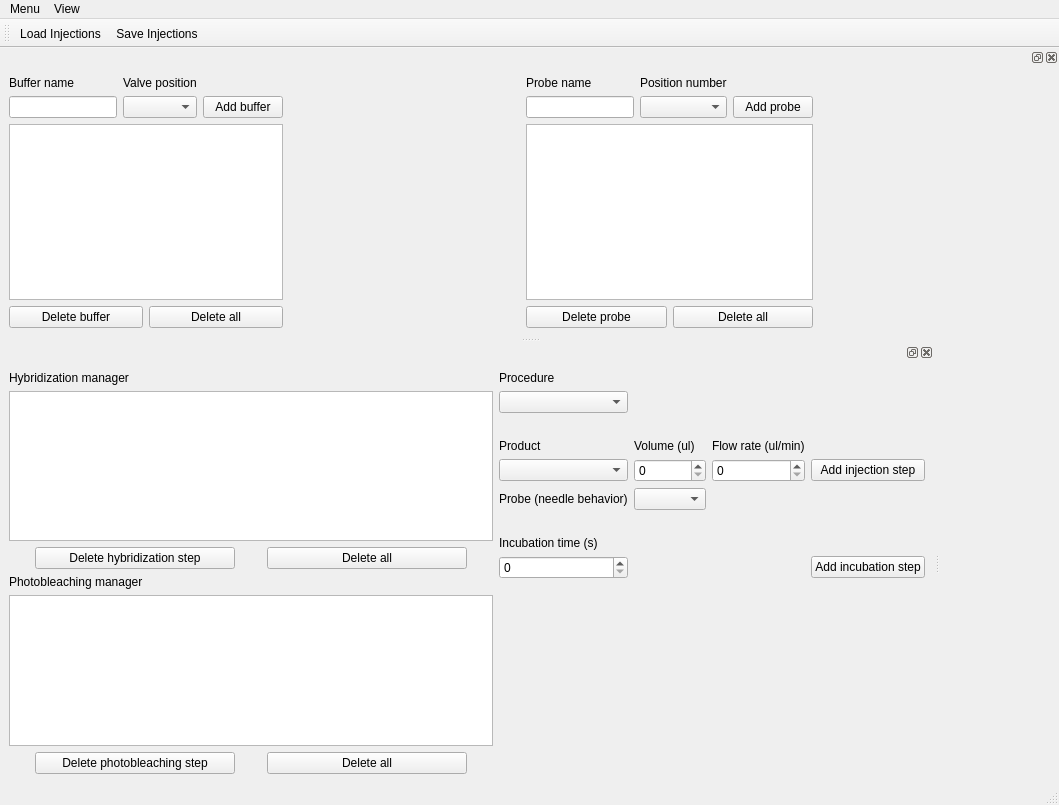
<?xml version="1.0" encoding="UTF-8"?>
<ui version="4.0">
 <class>MainWindow</class>
 <widget class="QMainWindow" name="MainWindow">
  <property name="geometry">
   <rect>
    <x>0</x>
    <y>0</y>
    <width>1059</width>
    <height>805</height>
   </rect>
  </property>
  <property name="windowTitle">
   <string>Injections</string>
  </property>
  <widget class="QWidget" name="centralwidget">
   <layout class="QHBoxLayout" name="horizontalLayout"/>
  </widget>
  <widget class="QMenuBar" name="menubar">
   <property name="geometry">
    <rect>
     <x>0</x>
     <y>0</y>
     <width>1059</width>
     <height>22</height>
    </rect>
   </property>
   <widget class="QMenu" name="menuMenu">
    <property name="title">
     <string>Menu</string>
    </property>
    <addaction name="close_Action"/>
   </widget>
   <widget class="QMenu" name="menuOptions">
    <property name="title">
     <string>View</string>
    </property>
    <addaction name="buffer_dockwidget_view_Action"/>
    <addaction name="injection_dockwidget_view_Action"/>
   </widget>
   <addaction name="menuMenu"/>
   <addaction name="menuOptions"/>
  </widget>
  <widget class="QStatusBar" name="statusbar"/>
  <widget class="QToolBar" name="toolBar">
   <property name="windowTitle">
    <string>toolBar</string>
   </property>
   <attribute name="toolBarArea">
    <enum>TopToolBarArea</enum>
   </attribute>
   <attribute name="toolBarBreak">
    <bool>false</bool>
   </attribute>
   <addaction name="load_Action"/>
   <addaction name="save_Action"/>
  </widget>
  <widget class="QDockWidget" name="buffer_DockWidget">
   <attribute name="dockWidgetArea">
    <number>4</number>
   </attribute>
   <widget class="QWidget" name="dockWidgetContents">
    <layout class="QHBoxLayout" name="horizontalLayout_7">
     <item>
      <layout class="QVBoxLayout" name="verticalLayout_2">
       <item>
        <layout class="QGridLayout" name="gridLayout_2">
         <item row="0" column="0">
          <widget class="QLabel" name="label_8">
           <property name="text">
            <string>Buffer name</string>
           </property>
          </widget>
         </item>
         <item row="0" column="1">
          <widget class="QLabel" name="label_9">
           <property name="text">
            <string>Valve position</string>
           </property>
          </widget>
         </item>
         <item row="1" column="0">
          <widget class="QLineEdit" name="buffername_LineEdit"/>
         </item>
         <item row="1" column="2">
          <widget class="QPushButton" name="add_buffer_PushButton">
           <property name="text">
            <string>Add buffer</string>
           </property>
          </widget>
         </item>
         <item row="1" column="1">
          <widget class="QComboBox" name="valve_position_ComboBox"/>
         </item>
        </layout>
       </item>
       <item>
        <widget class="QListView" name="buffer_ListView"/>
       </item>
       <item>
        <layout class="QHBoxLayout" name="horizontalLayout_2">
         <item>
          <widget class="QPushButton" name="delete_buffer_PushButton">
           <property name="text">
            <string>Delete buffer</string>
           </property>
          </widget>
         </item>
         <item>
          <widget class="QPushButton" name="delete_all_buffer_PushButton">
           <property name="text">
            <string>Delete all</string>
           </property>
          </widget>
         </item>
        </layout>
       </item>
      </layout>
     </item>
     <item>
      <spacer name="horizontalSpacer">
       <property name="orientation">
        <enum>Qt::Horizontal</enum>
       </property>
       <property name="sizeHint" stdset="0">
        <size>
         <width>40</width>
         <height>20</height>
        </size>
       </property>
      </spacer>
     </item>
     <item>
      <layout class="QVBoxLayout" name="verticalLayout_3">
       <item>
        <layout class="QGridLayout" name="gridLayout_3">
         <item row="1" column="2">
          <widget class="QPushButton" name="add_probe_PushButton">
           <property name="text">
            <string>Add probe</string>
           </property>
          </widget>
         </item>
         <item row="1" column="1">
          <widget class="QComboBox" name="probe_position_ComboBox"/>
         </item>
         <item row="1" column="0">
          <widget class="QLineEdit" name="probename_LineEdit"/>
         </item>
         <item row="0" column="0">
          <widget class="QLabel" name="label_10">
           <property name="text">
            <string>Probe name</string>
           </property>
          </widget>
         </item>
         <item row="0" column="1">
          <widget class="QLabel" name="label_11">
           <property name="text">
            <string>Position number</string>
           </property>
          </widget>
         </item>
        </layout>
       </item>
       <item>
        <widget class="QListView" name="probe_ListView"/>
       </item>
       <item>
        <layout class="QHBoxLayout" name="horizontalLayout_6">
         <item>
          <widget class="QPushButton" name="delete_probe_PushButton">
           <property name="text">
            <string>Delete probe</string>
           </property>
          </widget>
         </item>
         <item>
          <widget class="QPushButton" name="delete_all_probes_PushButton">
           <property name="text">
            <string>Delete all</string>
           </property>
          </widget>
         </item>
        </layout>
       </item>
      </layout>
     </item>
     <item>
      <spacer name="horizontalSpacer_2">
       <property name="orientation">
        <enum>Qt::Horizontal</enum>
       </property>
       <property name="sizeHint" stdset="0">
        <size>
         <width>40</width>
         <height>20</height>
        </size>
       </property>
      </spacer>
     </item>
    </layout>
   </widget>
  </widget>
  <widget class="QDockWidget" name="injection_DockWidget">
   <property name="minimumSize">
    <size>
     <width>934</width>
     <height>440</height>
    </size>
   </property>
   <attribute name="dockWidgetArea">
    <number>1</number>
   </attribute>
   <widget class="QWidget" name="dockWidgetContents_2">
    <layout class="QHBoxLayout" name="horizontalLayout_5">
     <item>
      <layout class="QVBoxLayout" name="verticalLayout">
       <item>
        <widget class="QLabel" name="label">
         <property name="text">
          <string>Hybridization manager</string>
         </property>
        </widget>
       </item>
       <item>
        <widget class="QListView" name="hybridization_ListView">
         <property name="focusPolicy">
          <enum>Qt::ClickFocus</enum>
         </property>
        </widget>
       </item>
       <item>
        <layout class="QHBoxLayout" name="horizontalLayout_3">
         <item>
          <widget class="QPushButton" name="delete_hybridization_PushButton">
           <property name="maximumSize">
            <size>
             <width>200</width>
             <height>16777215</height>
            </size>
           </property>
           <property name="text">
            <string>Delete hybridization step</string>
           </property>
          </widget>
         </item>
         <item>
          <widget class="QPushButton" name="delete_all_hybr_PushButton">
           <property name="maximumSize">
            <size>
             <width>200</width>
             <height>16777215</height>
            </size>
           </property>
           <property name="text">
            <string>Delete all</string>
           </property>
          </widget>
         </item>
        </layout>
       </item>
       <item>
        <widget class="QLabel" name="label_2">
         <property name="text">
          <string>Photobleaching manager</string>
         </property>
        </widget>
       </item>
       <item>
        <widget class="QListView" name="photobleaching_ListView">
         <property name="focusPolicy">
          <enum>Qt::ClickFocus</enum>
         </property>
        </widget>
       </item>
       <item>
        <layout class="QHBoxLayout" name="horizontalLayout_4">
         <item>
          <widget class="QPushButton" name="delete_photobleaching_PushButton">
           <property name="maximumSize">
            <size>
             <width>200</width>
             <height>16777215</height>
            </size>
           </property>
           <property name="text">
            <string>Delete photobleaching step</string>
           </property>
          </widget>
         </item>
         <item>
          <widget class="QPushButton" name="delete_all_photobl_PushButton">
           <property name="maximumSize">
            <size>
             <width>200</width>
             <height>16777215</height>
            </size>
           </property>
           <property name="text">
            <string>Delete all</string>
           </property>
          </widget>
         </item>
        </layout>
       </item>
      </layout>
     </item>
     <item>
      <layout class="QGridLayout" name="gridLayout">
       <item row="4" column="2">
        <widget class="QSpinBox" name="flowrate_SpinBox">
         <property name="maximum">
          <number>1000</number>
         </property>
        </widget>
       </item>
       <item row="1" column="0">
        <widget class="QComboBox" name="procedure_ComboBox"/>
       </item>
       <item row="3" column="1">
        <widget class="QLabel" name="label_4">
         <property name="text">
          <string>Volume (ul)</string>
         </property>
        </widget>
       </item>
       <item row="0" column="0">
        <widget class="QLabel" name="label_6">
         <property name="text">
          <string>Procedure</string>
         </property>
        </widget>
       </item>
       <item row="10" column="0">
        <spacer name="verticalSpacer">
         <property name="orientation">
          <enum>Qt::Vertical</enum>
         </property>
         <property name="sizeHint" stdset="0">
          <size>
           <width>20</width>
           <height>40</height>
          </size>
         </property>
        </spacer>
       </item>
       <item row="6" column="0">
        <spacer name="verticalSpacer_2">
         <property name="orientation">
          <enum>Qt::Vertical</enum>
         </property>
         <property name="sizeType">
          <enum>QSizePolicy::Preferred</enum>
         </property>
         <property name="sizeHint" stdset="0">
          <size>
           <width>20</width>
           <height>20</height>
          </size>
         </property>
        </spacer>
       </item>
       <item row="4" column="3">
        <widget class="QPushButton" name="add_injection_PushButton">
         <property name="text">
          <string>Add injection step</string>
         </property>
        </widget>
       </item>
       <item row="2" column="0">
        <spacer name="verticalSpacer_3">
         <property name="orientation">
          <enum>Qt::Vertical</enum>
         </property>
         <property name="sizeType">
          <enum>QSizePolicy::Preferred</enum>
         </property>
         <property name="sizeHint" stdset="0">
          <size>
           <width>20</width>
           <height>20</height>
          </size>
         </property>
        </spacer>
       </item>
       <item row="7" column="0">
        <widget class="QLabel" name="label_7">
         <property name="text">
          <string>Incubation time (s)</string>
         </property>
        </widget>
       </item>
       <item row="4" column="1">
        <widget class="QSpinBox" name="volume_SpinBox">
         <property name="maximum">
          <number>10000</number>
         </property>
        </widget>
       </item>
       <item row="8" column="3">
        <widget class="QPushButton" name="add_time_PushButton">
         <property name="text">
          <string>Add incubation step</string>
         </property>
        </widget>
       </item>
       <item row="3" column="2">
        <widget class="QLabel" name="label_5">
         <property name="text">
          <string>Flow rate (ul/min)</string>
         </property>
        </widget>
       </item>
       <item row="4" column="0">
        <widget class="QComboBox" name="product_ComboBox"/>
       </item>
       <item row="8" column="0">
        <widget class="QSpinBox" name="incubation_time_SpinBox">
         <property name="maximum">
          <number>10000</number>
         </property>
        </widget>
       </item>
       <item row="3" column="0">
        <widget class="QLabel" name="label_3">
         <property name="text">
          <string>Product</string>
         </property>
        </widget>
       </item>
       <item row="5" column="0">
        <widget class="QLabel" name="needle_handling_Label">
         <property name="text">
          <string>Probe (needle behavior)</string>
         </property>
        </widget>
       </item>
       <item row="5" column="1">
        <widget class="QComboBox" name="probe_handling_comboBox"/>
       </item>
      </layout>
     </item>
    </layout>
   </widget>
  </widget>
  <action name="save_Action">
   <property name="text">
    <string>Save Injections</string>
   </property>
  </action>
  <action name="load_Action">
   <property name="text">
    <string>Load Injections</string>
   </property>
  </action>
  <action name="close_Action">
   <property name="text">
    <string>Close</string>
   </property>
  </action>
  <action name="buffer_dockwidget_view_Action">
   <property name="checkable">
    <bool>true</bool>
   </property>
   <property name="checked">
    <bool>true</bool>
   </property>
   <property name="text">
    <string>Buffer dockwidget</string>
   </property>
  </action>
  <action name="injection_dockwidget_view_Action">
   <property name="checkable">
    <bool>true</bool>
   </property>
   <property name="checked">
    <bool>true</bool>
   </property>
   <property name="text">
    <string>Injection dockwidget</string>
   </property>
  </action>
 </widget>
 <resources/>
 <connections>
  <connection>
   <sender>buffer_dockwidget_view_Action</sender>
   <signal>triggered(bool)</signal>
   <receiver>buffer_DockWidget</receiver>
   <slot>setVisible(bool)</slot>
   <hints>
    <hint type="sourcelabel">
     <x>-1</x>
     <y>-1</y>
    </hint>
    <hint type="destinationlabel">
     <x>529</x>
     <y>212</y>
    </hint>
   </hints>
  </connection>
  <connection>
   <sender>injection_dockwidget_view_Action</sender>
   <signal>triggered(bool)</signal>
   <receiver>injection_DockWidget</receiver>
   <slot>setVisible(bool)</slot>
   <hints>
    <hint type="sourcelabel">
     <x>-1</x>
     <y>-1</y>
    </hint>
    <hint type="destinationlabel">
     <x>389</x>
     <y>580</y>
    </hint>
   </hints>
  </connection>
  <connection>
   <sender>injection_DockWidget</sender>
   <signal>visibilityChanged(bool)</signal>
   <receiver>injection_dockwidget_view_Action</receiver>
   <slot>setChecked(bool)</slot>
   <hints>
    <hint type="sourcelabel">
     <x>389</x>
     <y>580</y>
    </hint>
    <hint type="destinationlabel">
     <x>-1</x>
     <y>-1</y>
    </hint>
   </hints>
  </connection>
  <connection>
   <sender>buffer_DockWidget</sender>
   <signal>visibilityChanged(bool)</signal>
   <receiver>buffer_dockwidget_view_Action</receiver>
   <slot>setChecked(bool)</slot>
   <hints>
    <hint type="sourcelabel">
     <x>529</x>
     <y>212</y>
    </hint>
    <hint type="destinationlabel">
     <x>-1</x>
     <y>-1</y>
    </hint>
   </hints>
  </connection>
 </connections>
</ui>
